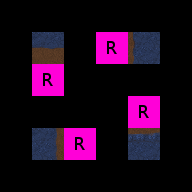

Rendered tile map (Tiled .tmx) drawn with the repository's tilesets; below, a short description and the map source with its tile grids summarised:
An orthogonal 6x6 tile map with 32x32 px tiles, 3 tile layers (RuleRegions, ruleSet, rule_Ground), 1 hidden layer not drawn, 4 tilesets.

<map version="1.0" orientation="orthogonal" width="6" height="6" tilewidth="32" tileheight="32">
 <tileset firstgid="1" name="Collision" tilewidth="32" tileheight="32">
  <image source="../../graphics/tiles/collision.png" width="64" height="32" />
 </tileset>
 <tileset firstgid="3" name="set_rules" tilewidth="32" tileheight="32">
  <image source="../../graphics/tiles/set_rules.png" width="64" height="64" />
 </tileset>
 <tileset firstgid="7" name="set_hlw" tilewidth="32" tileheight="32">
  <image source="../../graphics/tiles/set_hlw.png" width="256" height="128" />
 </tileset>
 <tileset firstgid="39" name="hlw_ground" tilewidth="32" tileheight="32">
  <image source="../../graphics/tiles/hlw_ground.png" width="512" height="256" />
 </tileset>
 <layer name="RuleRegions" width="6" height="6">
  <data>[36 cells, 8 non-empty, 1 distinct tile ids]</data>
 </layer>
 <layer name="ruleSet" width="6" height="6">
  <data>[36 cells, 4 non-empty, 1 distinct tile ids]</data>
 </layer>
 <layer name="ruleNotSet" width="6" height="6" visible="0">
  <data>[36 cells, 4 non-empty, 1 distinct tile ids]</data>
 </layer>
 <layer name="rule_Ground" width="6" height="6">
  <data>[36 cells, 4 non-empty, 4 distinct tile ids]</data>
 </layer>
</map>
